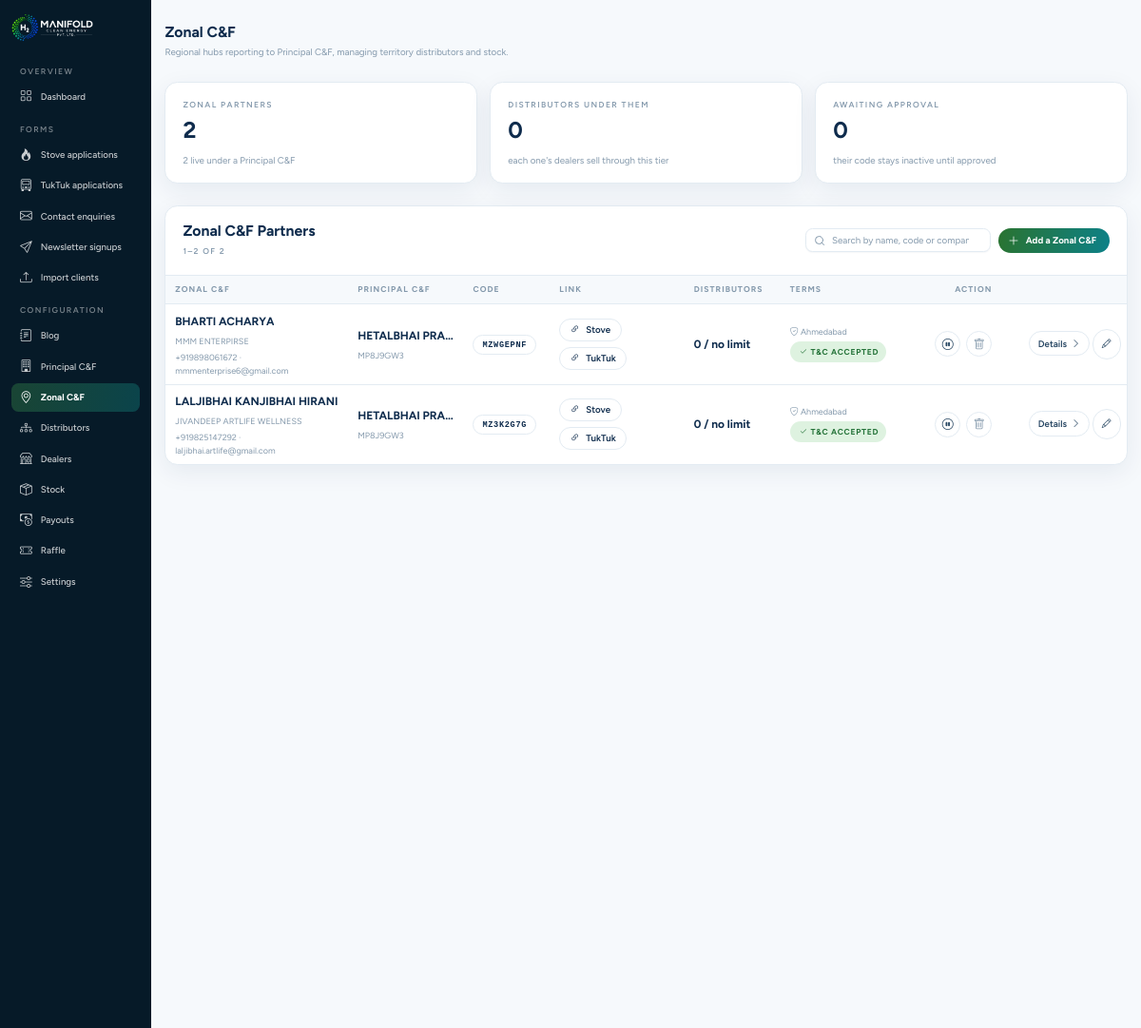
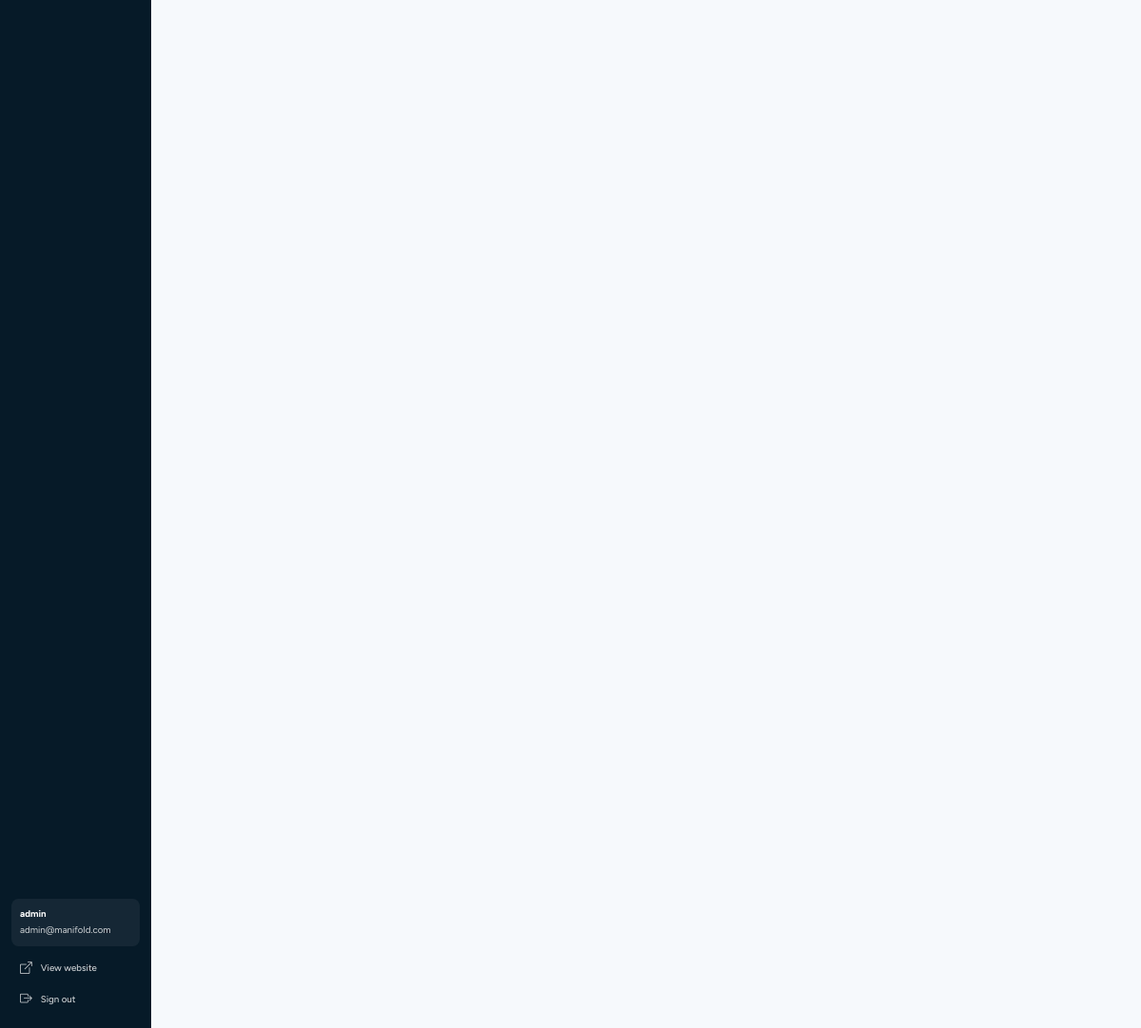
The app's page /admin/zonal-cf.php (signed in) with its own data (2 pictures, top to bottom).
### tables this page shows
CREATE TABLE `zonal_cf` (
  `id` int(10) UNSIGNED NOT NULL,
  `zonal_code` varchar(20) DEFAULT NULL,
  `principal_cf_id` int(10) UNSIGNED NOT NULL,
  `approval_status` enum('pending','approved','rejected') NOT NULL DEFAULT 'approved',
  `full_name` varchar(160) NOT NULL,
  `company` varchar(160) DEFAULT NULL,
  `email` varchar(190) DEFAULT NULL,
  `mobile_number` varchar(30) DEFAULT NULL,
  `alt_mobile_number` varchar(30) DEFAULT NULL,
  `address` varchar(255) DEFAULT NULL,
  `city` varchar(120) DEFAULT NULL,
  `state` varchar(120) DEFAULT NULL,
  `pin_code` varchar(20) DEFAULT NULL,
  `pan_number` varchar(20) DEFAULT NULL,
  `gst_number` varchar(30) DEFAULT NULL,
  `bank_name` varchar(120) DEFAULT NULL,
  `bank_account` varchar(60) DEFAULT NULL,
  `bank_ifsc` varchar(20) DEFAULT NULL,
  `upi_id` varchar(120) DEFAULT NULL,
  `note` text DEFAULT NULL,
  `is_active` tinyint(1) NOT NULL DEFAULT 1,
  `terms_accepted` tinyint(1) NOT NULL DEFAULT 0,
  `terms_accepted_at` datetime DEFAULT NULL,
  `decided_at` datetime DEFAULT NULL,
  `decided_by_label` varchar(160) DEFAULT NULL,
  `created_by` int(10) UNSIGNED DEFAULT NULL,
  `commission_rate` decimal(5,2) DEFAULT NULL,
  `created_at` datetime NOT NULL DEFAULT current_timestamp(),
  `updated_at` datetime NOT NULL DEFAULT current_timestamp() ON UPDATE current_timestamp(),
  `max_children` int(10) UNSIGNED DEFAULT NULL
);

CREATE TABLE `principal_cf` (
  `id` int(10) UNSIGNED NOT NULL,
  `principal_code` varchar(20) DEFAULT NULL,
  `approval_status` enum('pending','approved','rejected') NOT NULL DEFAULT 'approved',
  `full_name` varchar(160) NOT NULL,
  `company` varchar(160) DEFAULT NULL,
  `email` varchar(190) DEFAULT NULL,
  `mobile_number` varchar(30) DEFAULT NULL,
  `alt_mobile_number` varchar(30) DEFAULT NULL,
  `address` varchar(255) DEFAULT NULL,
  `city` varchar(120) DEFAULT NULL,
  `state` varchar(120) DEFAULT NULL,
  `pin_code` varchar(20) DEFAULT NULL,
  `pan_number` varchar(20) DEFAULT NULL,
  `gst_number` varchar(30) DEFAULT NULL,
  `bank_name` varchar(120) DEFAULT NULL,
  `bank_account` varchar(60) DEFAULT NULL,
  `bank_ifsc` varchar(20) DEFAULT NULL,
  `upi_id` varchar(120) DEFAULT NULL,
  `note` text DEFAULT NULL,
  `is_active` tinyint(1) NOT NULL DEFAULT 1,
  `terms_accepted` tinyint(1) NOT NULL DEFAULT 0,
  `terms_accepted_at` datetime DEFAULT NULL,
  `decided_at` datetime DEFAULT NULL,
  `decided_by_label` varchar(160) DEFAULT NULL,
  `created_by` int(10) UNSIGNED DEFAULT NULL,
  `commission_rate` decimal(5,2) DEFAULT NULL,
  `created_at` datetime NOT NULL DEFAULT current_timestamp(),
  `updated_at` datetime NOT NULL DEFAULT current_timestamp() ON UPDATE current_timestamp(),
  `max_children` int(10) UNSIGNED DEFAULT NULL
);

### admin/config.php (called while the page is built, shortened)
<?php
function base_url(): string
{
    $scheme = !empty($_SERVER['HTTPS']) && $_SERVER['HTTPS'] !== 'off' ? 'https' : 'http';
    $host    = $_SERVER['HTTP_HOST'] ?? 'localhost';
    $dir     = rtrim(dirname($_SERVER['SCRIPT_NAME'] ?? '/'), '/\\');
    $root    = preg_replace('#/(admin|portal|dealer|distributor)$#', '', $dir);
    return $scheme . '://' . $host . $root;
}
function db(): PDO
{
    static $pdo = null;
    if ($pdo === null) {
        $dsn = sprintf('mysql:host=%s;port=%d;dbname=%s;charset=utf8mb4', DB_HOST, DB_PORT, DB_NAME);
        try {
            $pdo = new PDO($dsn, DB_USER, DB_PASS, [
                PDO::ATTR_ERRMODE            => PDO::ERRMODE_EXCEPTION,
                PDO::ATTR_DEFAULT_FETCH_MODE => PDO::FETCH_ASSOC,
                PDO::ATTR_EMULATE_PREPARES   => false,
                PDO::ATTR_PERSISTENT         => DB_PERSISTENT,
            ]);
            $pdo->exec("SET time_zone = '" . (new DateTime('now'))->format('P') . "'");
        } catch (PDOException $e) {
            http_response_code(500);
            exit('Database connection failed. Check admin/config.php and that schema.sql has been imported.');
        }
    }
    return $pdo;
}

### admin/lib.php (called while the page is built, shortened)
<?php
require_once __DIR__ . '/config.php';
function settings_all(bool $reload = false): array
{
    static $values = null;
    if ($values === null || $reload) {
        $values = [];
        foreach (db()->query('SELECT name, value FROM settings')->fetchAll() as $row) {
            $values[(string) $row['name']] = (string) $row['value'];
        }
    }
    return $values;
}
function setting(string $name, string $default = ''): string
{
    $values = settings_all();
    return $values[$name] ?? $default;
}
function referral_link(string $code, string $product = 'stove'): string
{
    $page = $product === 'tuktuk' ? 'apply-tuktuk' : 'apply-stove';
    return base_url() . '/' . $page . '?code=' . rawurlencode($code);
}
function child_cap_default(string $kind): int
{
    $fallback = $kind === 'distributor' ? (string) DEALER_LIMIT_DEFAULT : '0';
    return max(0, (int) setting(CHILD_CAP_RULES[$kind][3], $fallback));
}
function child_cap(string $kind, int $parentId): int
{
    try {
        $stmt = db()->prepare('SELECT max_children FROM `' . CHILD_CAP_RULES[$kind][0] . '` WHERE id = ?');
        $stmt->execute([$parentId]);
        $own = $stmt->fetchColumn();
    } catch (PDOException $e) {
        $own = null;
    }
    return $own === false || $own === null ? child_cap_default($kind) : (int) $own;
}
function child_count(string $kind, int $parentId, int $exceptId = 0): int
{
    [, $child, $column] = CHILD_CAP_RULES[$kind];
    $stmt = db()->prepare(
        'SELECT COUNT(*) FROM `' . $child . '`
          WHERE `' . $column . "` = ? AND approval_status <> 'rejected' AND id <> ?"
    );
    $stmt->execute([$parentId, $exceptId]);
    return (int) $stmt->fetchColumn();
}
function child_cap_usage(string $kind, int $parentId): string
{
    $cap = child_cap($kind, $parentId);
    return child_count($kind, $parentId) . ' / ' . ($cap === 0 ? 'no limit' : $cap);
}
function paged(int $total, $requested, int $perPage = LIST_PER_PAGE): array
{
    $pages  = max(1, (int) ceil($total / $perPage));
    $page   = max(1, min($pages, (int) $requested ?: 1));
    $offset = ($page - 1) * $perPage;
    return [
        'page'    => $page,
        'pages'   => $pages,
        'offset'  => $offset,
        'perPage' => $perPage,
        'total'   => $total,
        'from'    => $total === 0 ? 0 : $offset + 1,
        'to'      => min($offset + $perPage, $total),
    ];
}
function e(?string $value): string
{
    return htmlspecialchars((string) $value, ENT_QUOTES | ENT_SUBSTITUTE, 'UTF-8');
}
function format_datetime(?string $value): string
{
    return date('j M Y, H:i', strtotime($value));
}

### admin/zonal-cf.php (the view, shortened to what this page needs)
<?php
require_once __DIR__ . '/lib.php';
$q = trim((string) ($_GET['q'] ?? ''));
$whereClause = '';
$zCount = (int) db()->query('SELECT COUNT(*) FROM zonal_cf z' . $whereClause)->fetchColumn();
$paging = paged($zCount, $_GET['page'] ?? 1);
$zonals = db()->query(
    'SELECT z.*, p.full_name AS principal_name, p.principal_code,
            (SELECT COUNT(*) FROM distributors d WHERE d.zonal_cf_id = z.id) AS dist_count
       FROM zonal_cf z
       LEFT JOIN principal_cf p ON p.id = z.principal_cf_id'
      . $whereClause . '
      ORDER BY z.is_active DESC, z.full_name
      LIMIT ' . LIST_PER_PAGE . ' OFFSET ' . $paging['offset']
)->fetchAll();
$tier = db()->query(
    "SELECT COUNT(*) AS total,
            COALESCE(SUM(is_active = 1 AND approval_status = 'approved'), 0) AS live,
            COALESCE(SUM(approval_status = 'pending'), 0) AS pending
       FROM zonal_cf"
)->fetch();
$tierDistributors = (int) db()->query('SELECT COUNT(*) FROM distributors WHERE zonal_cf_id IS NOT NULL')->fetchColumn();
require __DIR__ . '/partials/layout-top.php';
?>
<div class="tiles">
  <span class="tile">
    <span class="eyebrow">Zonal partners</span>
    <strong><?= (int) $tier['total'] ?></strong>
    <span class="tile__stats">
      <span class="tile__stat"><?= (int) $tier['live'] ?> live under a Principal C&amp;F</span>
    </span>
  </span>
  <span class="tile">
    <span class="eyebrow">Distributors under them</span>
    <strong><?= $tierDistributors ?></strong>
    <span class="tile__stats">
      <span class="tile__stat">each one's dealers sell through this tier</span>
    </span>
  </span>
  <span class="tile">
    <span class="eyebrow">Awaiting approval</span>
    <strong><?= (int) $tier['pending'] ?></strong>
    <span class="tile__stats">
      <span class="tile__stat">their code stays inactive until approved</span>
    </span>
  </span>
</div>
<div data-live-list data-live-quiet>
<div class="panel">
  <div class="panel__head">
    <div class="panel__head-text">
      <h2>Zonal C&amp;F Partners</h2>
      <span class="eyebrow">
        <?= (int) $paging['from'] ?>&ndash;<?= (int) $paging['to'] ?> of <?= (int) $paging['total'] ?>
      </span>
    </div>
    <div class="panel__head-tools">
      <form method="get" action="zonal-cf" class="admin-search-box" data-live-form>
        <input type="search" name="q" class="admin-search-input" value="<?= e($q) ?>"
               placeholder="Search by name, code or company..." aria-label="Search Zonal C&amp;F">
      </form>
      <button type="button" class="btn-add" data-modal-open="zonalModal">
        <i class="bi bi-plus-lg" aria-hidden="true"></i> Add a Zonal C&amp;F
      </button>
    </div>
  </div>
<div class="table-wrap">
  <table class="data-table data-table--dealers data-table--stack">
    <colgroup>
      <col style="width:19%">
      <col style="width:12%">
      <col style="width:9%">
      <col style="width:14%">
      <col style="width:10%">
      <col style="width:12%">
      <col style="width:11%">
      <col style="width:13%">
    </colgroup>
    <thead>
      <tr>
        <th>Zonal C&amp;F</th>
        <th>Principal C&amp;F</th>
        <th>Code</th>
        <th>Link</th>
        <th>Distributors</th>
        <th>Terms</th>
        <th class="th-actions">Action</th>
        <th></th>
      </tr>
    </thead>
    <tbody>
      <?php foreach ($zonals as $z): ?>
        <?php $zId = (int) $z['id']; ?>
        <tr>
          <td data-lead>
            <div class="cell-stack">
              <strong><?= e($z['full_name']) ?></strong>
              <?php if ($z['company']): ?>
                <span class="cell-sub"><?= e($z['company']) ?></span>
              <?php endif; ?>
              <span class="cell-sub">
                <?php if ($z['mobile_number']): ?><?= e($z['mobile_number']) ?> · <?php endif; ?><?= e($z['email'] ?: 'no email') ?>
              </span>
            </div>
          </td>
          <td data-label="Principal C&amp;F">
            <div class="cell-stack">
              <strong><?= e($z['principal_name'] ?: 'None / Unassigned') ?></strong>
              <?php if ($z['principal_code']): ?>
                <span class="cell-sub"><?= e($z['principal_code']) ?></span>
              <?php endif; ?>
            </div>
          </td>
          <td data-label="Code"><span class="drawer__code"><?= e($z['zonal_code'] ?: 'MZ••••••') ?></span></td>
          <td data-block="Apply links">
            <div class="copy-links">
              <?php if (!empty($z['zonal_code'])): ?>
                <?php foreach (['stove' => 'Stove', 'tuktuk' => 'TukTuk'] as $product => $label): ?>
                  <?php $link = referral_link((string) $z['zonal_code'], $product); ?>
                  <button type="button" class="btn btn--ghost btn--sm" data-copy="<?= e($link) ?>"
                          title="Copy the <?= e($label) ?> apply link">
                    <i class="bi bi-link-45deg" aria-hidden="true"></i> <?= e($label) ?>
                  </button>
                <?php endforeach; ?>
              <?php else: ?>
                <span class="field-hint">Awaiting approval</span>
              <?php endif; ?>
            </div>
          </td>
          <td class="td-amount" data-label="Distributors">
            <strong><?= e(child_cap_usage('zonal_cf', (int) $z['id'])) ?></strong>
          </td>
          <td data-label="Terms">
            <div class="cell-stack">
              <span class="cell-sub"><i class="bi bi-shield-check"></i> Ahmedabad</span>
              <?php if (!empty($z['terms_accepted'])): ?>
                <span class="pill pill--good"><i class="bi bi-check2"></i> T&amp;C Accepted</span>
              <?php else: ?>
                <span class="pill pill--warning">T&amp;C Pending</span>
              <?php endif; ?>
            </div>
          </td>
          <td data-block="Actions">
            <div class="row-actions">
              <?php if (($z['approval_status'] ?? '') === 'pending'): ?>
                <form method="post">
                  <?= csrf_field() ?>
                  <input type="hidden" name="id" value="<?= $zId ?>">
                  <button type="submit" name="action" value="approve_zonal"
                          class="icon-btn is-accept" title="Approve <?= e($z['full_name']) ?>">
                    <i class="bi bi-check-lg" aria-hidden="true"></i>
                    <span class="visually-hidden">Approve <?= e($z['full_name']) ?></span>
                  </button>
                </form>
                <form method="post"
                      data-confirm="Turn down <?= e($z['full_name']) ?>? Their code stays inactive.">
                  <?= csrf_field() ?>
                  <input type="hidden" name="id" value="<?= $zId ?>">
                  <button type="submit" name="action" value="reject_zonal"
                          class="icon-btn is-reject" title="Turn down <?= e($z['full_name']) ?>">
                    <i class="bi bi-x-lg" aria-hidden="true"></i>
                    <span class="visually-hidden">Turn down <?= e($z['full_name']) ?></span>
                  </button>
                </form>
              <?php else: ?>
                <form method="post">
                  <button type="submit" name="action" value="toggle"
                          class="icon-btn <?= $z['is_active'] ? 'is-reject' : 'is-accept' ?>"
                          title="<?= $z['is_active']
                              ? 'Stop this Zonal C&F — their code stops booking commission'
                              : 'Start this Zonal C&F again' ?>">
                    <i class="bi <?= $z['is_active'] ? 'bi-pause-circle' : 'bi-play-circle' ?>"
                       aria-hidden="true"></i>
                  </button>
                </form>
              <?php endif; ?>
              <form method="post"
                    data-confirm="Delete <?= e($z['full_name']) ?>? Only possible once no distributors report to them.">
                <button type="submit" name="action" value="delete" class="icon-btn is-delete" title="Delete">
                  <i class="bi bi-trash" aria-hidden="true"></i>
                </button>
              </form>
            </div>
          </td>
          <td class="td-actions" data-block="Details &amp; edit">
            <button type="button" class="row-toggle" data-drawer="detail-zonal_cf-<?= $zId ?>"
                    data-drawer-url="drawer.php?kind=zonal_cf&amp;id=<?= $zId ?>"
                    data-title="<?= e($z['full_name']) ?>"
                    data-code="<?= e((string) $z['zonal_code']) ?>"
                    data-meta="Zonal C&amp;F · added <?= e(format_datetime($z['created_at'])) ?>"
                    data-status="<?= $z['is_active'] ? 'accepted' : 'rejected' ?>"
                    data-status-label="<?= $z['is_active'] ? 'Active' : 'Stopped' ?>">
              Details <i class="bi bi-chevron-right" aria-hidden="true"></i>
            </button>
            <a href="?edit=<?= $zId ?>" class="row-toggle" title="Edit details">
              <i class="bi bi-pencil" aria-hidden="true"></i>
            </a>
          </td>
        </tr>
      <?php endforeach; ?>
    </tbody>
  </table>
</div>
</div>
</div>
<?php require __DIR__ . '/partials/layout-bottom.php'; ?>

### records on screen
zonal_cf: full_name "BHARTI ACHARYA", company "MMM ENTERPIRSE", mobile_number "+919898061672", email "mmmenterprise6@gmail.com", principal_cf.full_name "HETALBHAI PRAJAPA…", principal_cf.principal_code "MP8J9GW3", zonal_code "MZWGEPNF", label "Stove", label "TukTuk", id "0 / no limit", terms_accepted 1 (drawn), is_active 1 (drawn)
zonal_cf: full_name "LALJIBHAI KANJIBHAI HIRANI", company "JIVANDEEP ARTLIFE WELLNESS", mobile_number "+919825147292", email "laljibhai.artlife@gmail.com", principal_cf.full_name "HETALBHAI PRAJAPA…", principal_cf.principal_code "MP8J9GW3", zonal_code "MZ3K2G7G", label "Stove", label "TukTuk", id "0 / no limit", terms_accepted 1 (drawn), is_active 1 (drawn)

### other values on screen
$sidebarConfig['label'] "Stove applications"
$sidebarConfig['label'] "TukTuk applications"
$sidebarConfig['label'] "Contact enquiries"
$sidebarConfig['label'] "Newsletter signups"
$user['name'] "admin"
$user['email'] "admin@manifold.com"
$pageTitle "Zonal C&F"
$pageLead "Regional hubs reporting to Principal C&F, managing territory distributors and stock."
$tier['total'] "2"
$tier['live'] "2"
$tierDistributors "0"
$tier['pending'] "0"
$paging['from'] "1"
$paging['to'] "2"
$paging['total'] "2"
